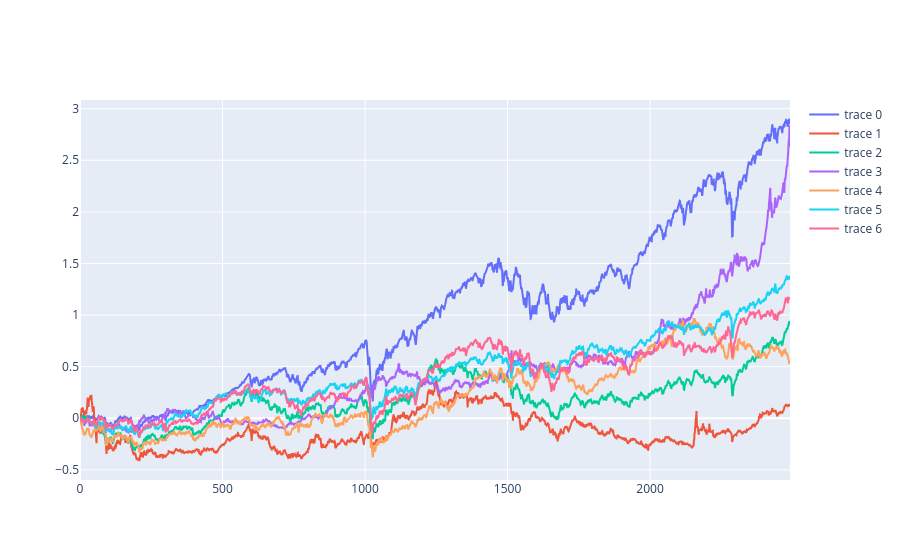

The notebook cell saved with this chart:
### Markdown cell above
Idea: for each ETF, run regression

$R_{ETF}-RF=\alpha+\beta_M(Mkt-RF)+\beta_S(SMB)+\beta_V(HML)+\epsilon$

### Code cell
def correct_volume(vol_value):
    if isinstance(vol_value, (float, int)):
        return vol_value
    if vol_value[-1] == "K":
        return 1000 * float(vol_value[:-1])
    if vol_value[-1] == "M":
        return 1_000_000 * float(vol_value[:-1])
    return float(vol_value)

# construct returns matrix per asset
print(dfs[0]["Vol."])
T, N = dfs[0].shape
returns = np.empty((T,N))
volumes = np.empty((T,N))
prices = np.empty((T,N))
dfs_new = []
for i, df in enumerate(dfs):
    df = df[::-1]
    returns[:,i] = df["Price"].pct_change()
    returns[0,i] = 0.0
    volumes[:,i] = df["Vol."].apply(correct_volume).values
    prices[:,i] = df["Price"].values
    dfs_new.append(df)
dfs = dfs_new

print('returns:'); print(returns)

graph = go.Figure()
for i in range(returns.shape[1]):
    L = list(range(T))
    cum_returns = np.cumprod(1 + returns[:,i]) - 1
    graph.add_trace(go.Scatter(x=list(range(len(cum_returns))), y=cum_returns))
graph.show()

### Figure 1 — Plotly figure (JSON) as saved in the notebook; plotly's stock layout.template omitted (floating-point values rounded to 4 significant figures; data arrays with more than 128 entries replaced by an {"elided": "..."} marker saying what was removed)
{"data": [{"type": "scatter", "x": {"elided": "2492 int values"}, "y": {"elided": "2492 float values"}}, {"type": "scatter", "x": {"elided": "2492 int values"}, "y": {"elided": "2492 float values"}}, {"type": "scatter", "x": {"elided": "2492 int values"}, "y": {"elided": "2492 float values"}}, {"type": "scatter", "x": {"elided": "2492 int values"}, "y": {"elided": "2492 float values"}}, {"type": "scatter", "x": {"elided": "2492 int values"}, "y": {"elided": "2492 float values"}}, {"type": "scatter", "x": {"elided": "2492 int values"}, "y": {"elided": "2492 float values"}}, {"type": "scatter", "x": {"elided": "2492 int values"}, "y": {"elided": "2492 float values"}}], "layout": {}}
